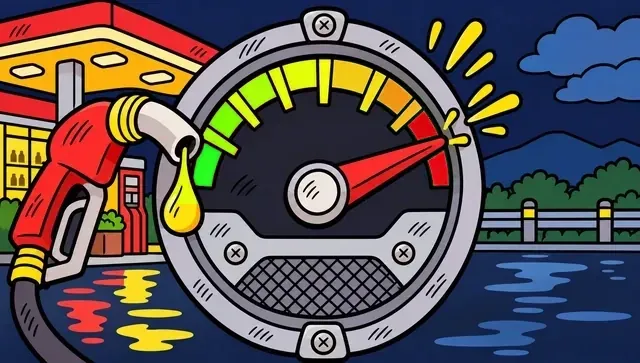
#> input picture frontend/assets/menu/chance.webp, 640 x 363 px, found by its file name
$ python chance_gauge.py
#> lines starting #> are read from the running program, lines starting #| are printed output that depends on the picture; after the words box and inside, x2 and y2 are one past the last pixel; in counts of white or black regions, pixels touching at a corner belong together
### tools/falcos/recolour.py
"""White, orange and blue (owner, 2026-11-12: "make the designs white orange and blue. dont mess with the symbols").

    .venv/bin/python tools/falcos/recolour.py            (then compress_assets.py)

Hue only: every pixel keeps its saturation and brightness, so highlights, glows, chrome and shading stay as drawn.

  UI art (the win lettering and its backdrops, the banner, BUY BONUS, the title logo, the win numerals, the loading
  bar and cards' frames): red -> blue, gold/yellow -> orange, cream -> near white. The originals are kept once in
  art/falcos/ui_red/ and every run starts from them, so it can re-run.
  The bonus menu art and logos (each mode's own colours) and the symbols are not touched.

The scene's red (the canopy and its FALCOS neon, the pump) is recoloured by clear_scene.py (recolour_lit), and the
canopy's neon-off overlay (scene/sign_off) here with the same rule, so the two stay one picture.
"""
import sys as _sys
# [2 lines that do not run on import are left out]

import os, shutil
import numpy as np
from PIL import Image

ROOT = os.path.dirname(os.path.dirname(os.path.dirname(os.path.abspath(__file__))))
A = os.path.join(ROOT, 'frontend', 'assets')
KEEP = os.path.join(ROOT, 'art', 'falcos', 'ui_red')
UI = ['banner_box', 'big_win', 'mega_win', 'xtreme_win', 'total_win', 'tier_bg', 'total_bg', 'bonus_btn_bg',
      'bonus_btn_text', 'title_logo'] + [f'num/{n}' for n in list('0123456789') + ['comma', 'dot', 'x']] + \
     ['load/bar_fill', 'load/bar_frame', 'load/card_frame', 'load/title_bonus', 'load/title_features', 'load/title_max']
BLUE, ORANGE, CANOPY_ORANGE = 218., 30., 24.


def hsv(a):
    rgb = a[..., :3]
    mx, mn = rgb.max(-1), rgb.min(-1)
    d = mx - mn + 1e-6
    r, g, b = rgb[..., 0], rgb[..., 1], rgb[..., 2]
    h = np.where(mx == r, ((g - b) / d) % 6, np.where(mx == g, (b - r) / d + 2, (r - g) / d + 4)) * 60
    return h, np.where(mx > 0, d / (mx + 1e-6), 0), mx


def rgb(h, s, v):
    c = v * s
    x = c * (1 - np.abs((h / 60) % 2 - 1))
    m = v - c
    z = 0 * c
    k = (h // 60).astype(int) % 6
    out = np.zeros(h.shape + (3,))
    for i, (p, q, t) in enumerate([(c, x, z), (x, c, z), (z, c, x), (z, x, c), (x, z, c), (c, z, x)]):
        sel = k == i
        for ch, val in enumerate((p, q, t)):
            out[..., ch] = np.where(sel, val + m, out[..., ch])
    return out


def red_mask(h, s, smin=.25):
    return ((h >= 330) | (h < 18)) & (s > smin)


# [25 lines left out: functions recolour_ui, recolour_canopy, recolour_pump, not called in this run]


# [22 lines that do not run on import are left out]

### tools/falcos/chance_gauge.py
"""FUEL CHANCE's gauge reads green to red (owner, 2026-11-13: "the fuel chance is going from red to green instead of
green to red"): in the bonus menu's FUEL CHANCE picture (frontend/assets/menu/chance.webp) the gauge's coloured arc
is mirrored in hue - red <-> green through the same yellow - inside the arc's ring only (the red needle at the hub and
the red nozzle are left as they are). Starts from the restyle's original kept in art/falcos/ui_glossy/ if a copy of
the flat picture is there, else from the current file, kept once as art/falcos/ui_flat/menu/chance.webp.

    .venv/bin/python tools/falcos/chance_gauge.py      (then compress_assets.py)
"""
import os, shutil, sys
import numpy as np
from PIL import Image

ROOT = os.path.dirname(os.path.dirname(os.path.dirname(os.path.abspath(__file__))))
sys.path.insert(0, os.path.dirname(os.path.abspath(__file__)))
from recolour import hsv, rgb  # noqa: E402

P = os.path.join(ROOT, 'frontend', 'assets', 'menu', 'chance.webp')
KEEP = os.path.join(ROOT, 'art', 'falcos', 'ui_flat', 'menu', 'chance.webp')
CX, CY, R0, R1 = .503, .54, .27, .43        # the gauge's hub and the arc's ring, as fractions of the picture's height
if not os.path.exists(KEEP):
    os.makedirs(os.path.dirname(KEEP), exist_ok=True)
    shutil.copyfile(P, KEEP)
im = Image.open(KEEP).convert('RGBA')
a = np.asarray(im).astype(np.float32) / 255
H, W = a.shape[:2]
#> H = 363; W = 640
yy, xx = np.mgrid[0:H, 0:W]
d = np.hypot(xx - CX * W, yy - CY * H) / H
ring = (d > R0) & (d < R1) & (yy < CY * H + .02 * H)
h, s, v = hsv(a)
#> in hsv, `d = mx - mn + 1e-6`:
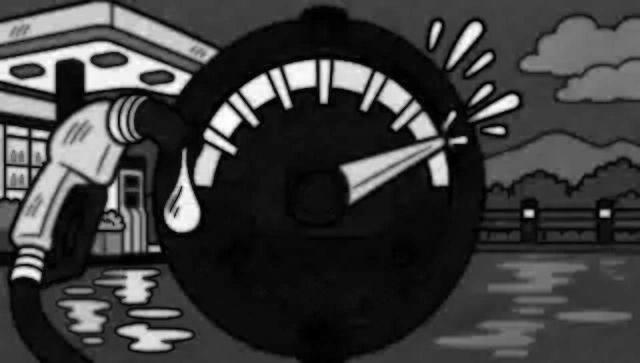
#> d: shape (363, 640) float32; min 1e-06, max 1, mean 0.242
#> in hsv, `r, g, b = rgb[..., 0], rgb[..., 1], rgb[..., 2]`:
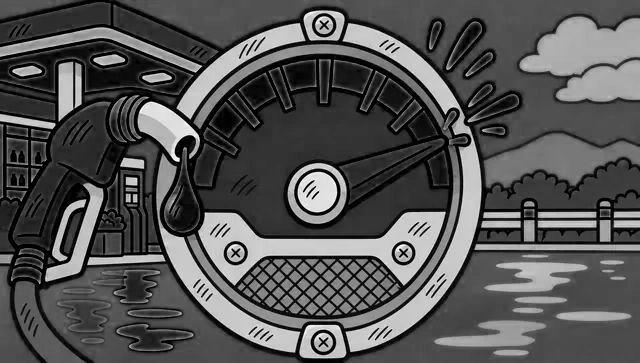
#> b: shape (363, 640) float32; min 0, max 1, mean 0.33
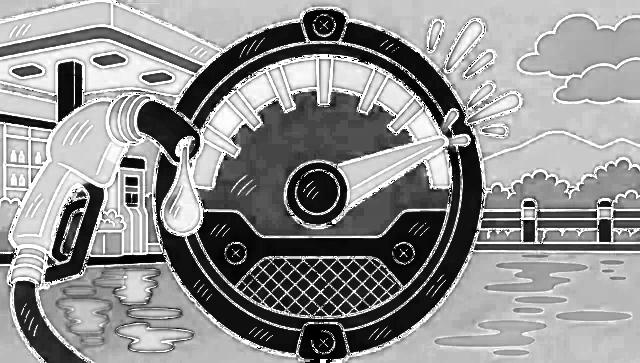
#> s: shape (363, 640) float32; min 0, max 1, mean 0.562
h = np.where(h > 330, h - 360, h)
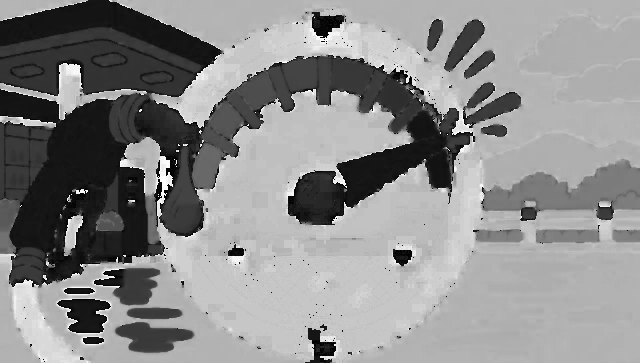
#> h: shape (363, 640) float32; min -30, max 329.5, mean 167.3; drawn with min black and max white
ang = np.degrees(np.arctan2(CY * H - yy, xx - CX * W))          # degrees above the hub's right
needle = (ang > 15) & (ang < 36)                                 # the needle points up-right at ~25 degrees: left red
# along the needle the arc was green and the needle red: there only the green turns (to red), the needle stays
arc = ring & (s > .35) & (h > -30) & (h < 140) & (v > .3) & (~needle | ((h > 60) & (h < 140)))
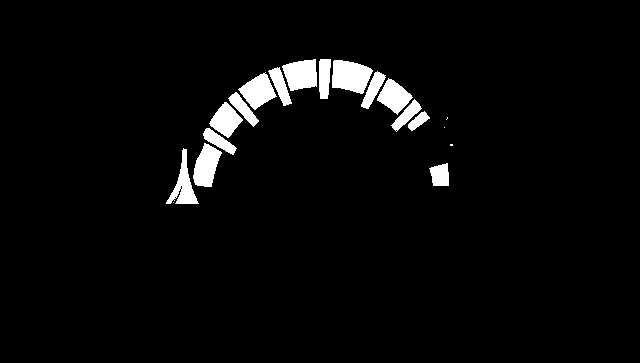
#> arc: shape (363, 640) bool; 3.7% white; 19 white regions (4 under 20 px), largest, box (x1, y1, x2, y2) and area: (332, 60, 373, 94) 1025, (282, 59, 317, 91) 849, (193, 143, 222, 187) 813
h2 = np.where(arc, 118 - h, h) % 360
a[..., :3] = np.where(arc[..., None], rgb(h2, s, v), a[..., :3])
#> in rgb, `z = 0 * c`: z: shape (363, 640) float32; every value is 0
#> in rgb, `k = (h // 60).astype(int) % 6`:
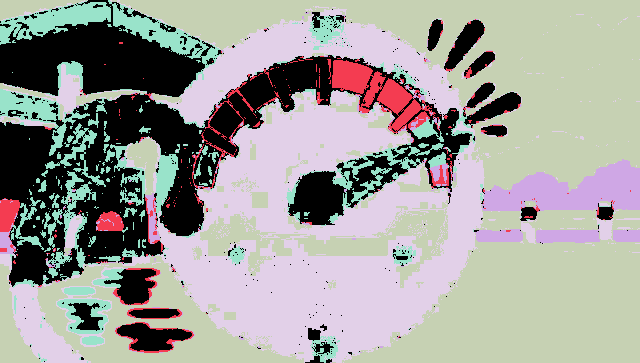
#> k: shape (363, 640) int64; 6 distinct labels, from 0 to 5; one colour per label, 0 black
#> the loop in rgb, `for i, (p, q, t) in enumerate([(c, x, z), (x, c, z), (z, c, x), (z, x,..` made 6 passes
#> after the loop in rgb, `for i, (p, q, t) in enumerate([(c, x, z), (x, c, z), (z, c, x), (z, x,..`:
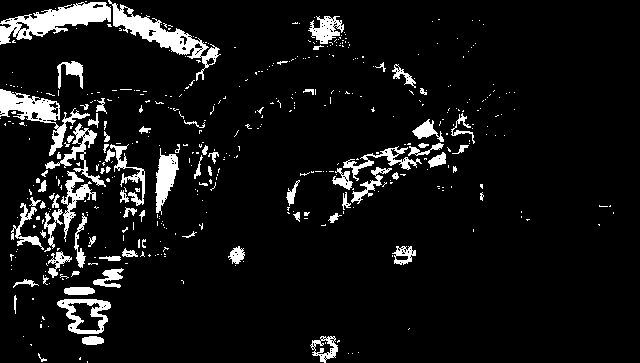
#> sel: shape (363, 640) bool; 7.9% white; 459 white regions (380 under 20 px), largest, box (x1, y1, x2, y2) and area: (0, 2, 111, 45) 2118, (108, 0, 221, 81) 1940, (0, 89, 90, 156) 1574
Image.fromarray((np.clip(a, 0, 1) * 255 + .5).astype(np.uint8)).save(P, 'WEBP', quality=92, method=6)
print('gauge arc mirrored:', int(arc.sum()), 'px')
#| gauge arc mirrored: 8489 px

$ run again, with frontend/assets/menu/midnight.webp copied over frontend/assets/menu/chance.webp
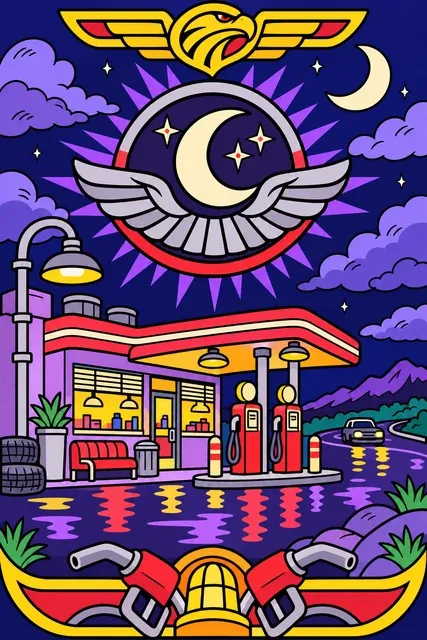
#> input picture frontend/assets/menu/midnight.webp, 427 x 640 px, found by its file name
#> arc: shape (640, 427) bool; 0.23% white; 9 white regions (5 under 20 px), largest, box (x1, y1, x2, y2) and area: (292, 149, 306, 169) 192, (115, 150, 128, 168) 181, (42, 268, 60, 282) 157, (204, 71, 217, 77) 40
#> z: shape (640, 427) float32; every value is 0
#> k: shape (640, 427) int64; 6 distinct labels, from 0 to 5
#> the loop in rgb, `for i, (p, q, t) in enumerate([(c, x, z), (x, c, z), (z, c, x), (z, x,..` made 6 passes
#> `Image.fromarray((np.clip(a, 0, 1) * 255 + .5).astype(np.uint8)).save(P..`:
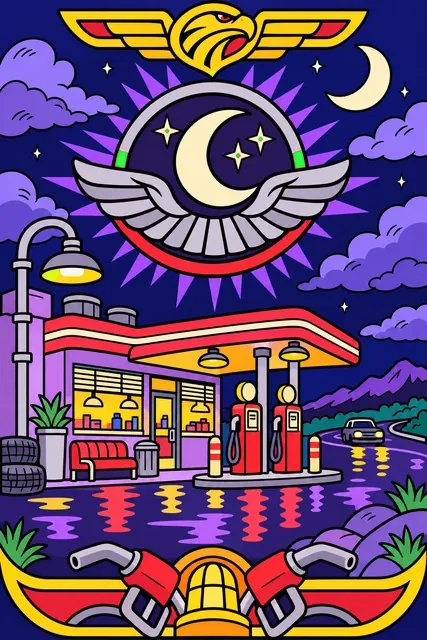
#> saved as chance.webp: PIL image 427x640 RGBA; mean R, G, B, A 106.2, 76.3, 109.5, 255
#| gauge arc mirrored: 627 px
